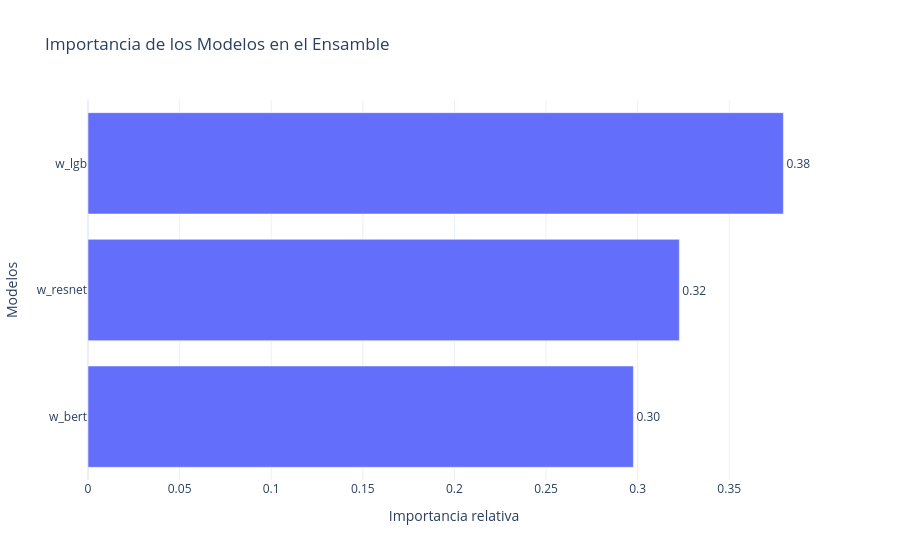

Here is the notebook cell this chart was saved with:
### Code cell
fig = plot_param_importances(study_blend, evaluator= FanovaImportanceEvaluator(seed=24))
fig.update_layout(
    title="Importancia de los Modelos en el Ensamble",
    xaxis_title="Importancia relativa",
    yaxis_title="Modelos",
    template="plotly_white"
)
fig.show()

### Figure 1 — Plotly figure (JSON) as saved in the notebook; plotly's stock layout.template omitted (floating-point values rounded to 4 significant figures)
{"data": [{"cliponaxis": false, "hovertemplate": ["w_bert (FloatDistribution): 0.2976925206365769<extra></extra>", "w_resnet (FloatDistribution): 0.3227533987173887<extra></extra>", "w_lgb (FloatDistribution): 0.37955408064603435<extra></extra>"], "name": "Objective Value", "orientation": "h", "text": ["0.30", "0.32", "0.38"], "textposition": "outside", "type": "bar", "x": [0.2977, 0.3228, 0.3796], "y": ["w_bert", "w_resnet", "w_lgb"]}], "layout": {"title": {"text": "Importancia de los Modelos en el Ensamble"}, "xaxis": {"title": {"text": "Importancia relativa"}}, "yaxis": {"title": {"text": "Modelos"}}}}
